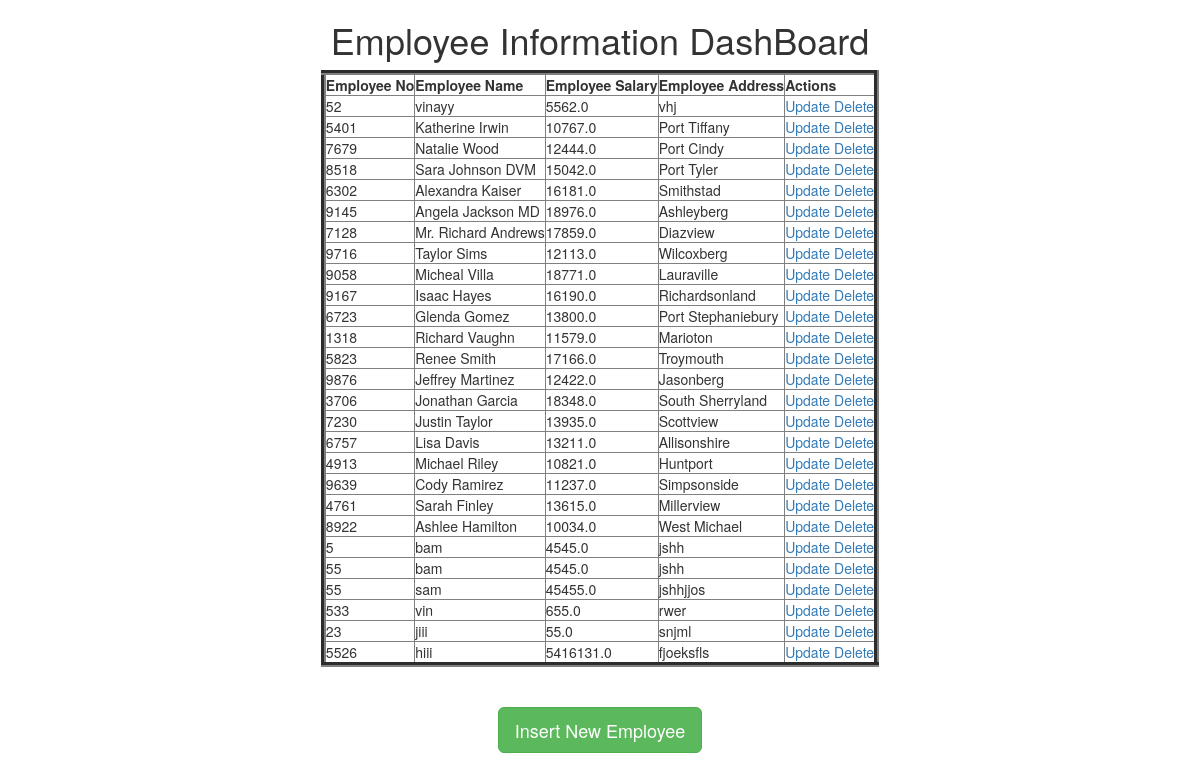
/re/, run on the app's committed database.
### testapp/models.py (models this page shows)
class Employee(models.Model):
    eno=models.IntegerField()
    ename=models.CharField(max_length=64)
    esal=models.FloatField()
    eaddr=models.CharField(max_length=256)

### testapp/views.py (the view)
# urls.py: path('re/', views.retrieve_view),
def retrieve_view(request):
    employees=Employee.objects.all()
    return render(request,'testingapp/index.html',{'employees':employees})

### crudfbvproject/templates/testingapp/index.html
<!DOCTYPE html>
{%extends 'testingapp/base.html'%}
    {%block body_block%}
    <h1>Employee Information DashBoard</h1>
    <table border='5'>
      <thead>
        <th>Employee No</th>
        <th>Employee Name</th>
        <th>Employee Salary</th>
        <th>Employee Address</th>
        <th>Actions</th>
      </thead>
      {% for emp in employees %}
      <tr>
        <td>{{emp.eno}}</td>
        <td>{{emp.ename}}</td>
        <td>{{emp.esal}}</td>
        <td>{{emp.eaddr}}</td>
        <td> <a href="/update/{{emp.id}}">Update</a> <a href="/delete/{{emp.id}}">Delete</a> </td>
      </tr>
      {%endfor%}
    </table><br><br>
    <a href="/create" class='btn btn-success btn-lg'>Insert New Employee</a>
    {%endblock%}

### crudfbvproject/templates/testingapp/base.html (shortened to what this page needs)
<!DOCTYPE html>
<html lang="en" dir="ltr">
  <head>
    <link rel="stylesheet" href="https://maxcdn.bootstrapcdn.com/bootstrap/3.3.7/css/bootstrap.min.css">
  </head>
  <body>
    <div class="container" align='center'>
      {%block body_block%}
      {%endblock%}
    </div>
  </body>
</html>

### data on the page
Employee: eno "52", ename "vinayy", esal "5562.0", eaddr "vhj"
Employee: eno "5401", ename "Katherine Irwin", esal "10767.0", eaddr "Port Tiffany"
Employee: eno "7679", ename "Natalie Wood", esal "12444.0", eaddr "Port Cindy"
Employee: eno "8518", ename "Sara Johnson DVM", esal "15042.0", eaddr "Port Tyler"
Employee: eno "6302", ename "Alexandra Kaiser", esal "16181.0", eaddr "Smithstad"
Employee: eno "9145", ename "Angela Jackson MD", esal "18976.0", eaddr "Ashleyberg"
Employee: eno "7128", ename "Mr. Richard Andrews", esal "17859.0", eaddr "Diazview"
Employee: eno "9716", ename "Taylor Sims", esal "12113.0", eaddr "Wilcoxberg"
Employee: eno "9058", ename "Micheal Villa", esal "18771.0", eaddr "Lauraville"
Employee: eno "9167", ename "Isaac Hayes", esal "16190.0", eaddr "Richardsonland"
Employee: eno "6723", ename "Glenda Gomez", esal "13800.0", eaddr "Port Stephaniebury"
Employee: eno "1318", ename "Richard Vaughn", esal "11579.0", eaddr "Marioton"
Employee: eno "5823", ename "Renee Smith", esal "17166.0", eaddr "Troymouth"
Employee: eno "9876", ename "Jeffrey Martinez", esal "12422.0", eaddr "Jasonberg"
Employee: eno "3706", ename "Jonathan Garcia", esal "18348.0", eaddr "South Sherryland"
Employee: eno "7230", ename "Justin Taylor", esal "13935.0", eaddr "Scottview"
Employee: eno "6757", ename "Lisa Davis", esal "13211.0", eaddr "Allisonshire"
Employee: eno "4913", ename "Michael Riley", esal "10821.0", eaddr "Huntport"
Employee: eno "9639", ename "Cody Ramirez", esal "11237.0", eaddr "Simpsonside"
Employee: eno "4761", ename "Sarah Finley", esal "13615.0", eaddr "Millerview"
Employee: eno "8922", ename "Ashlee Hamilton", esal "10034.0", eaddr "West Michael"
Employee: eno "5", ename "bam", esal "4545.0", eaddr "jshh"
Employee: eno "55", ename "bam", esal "4545.0", eaddr "jshh"
Employee: eno "55", ename "sam", esal "45455.0", eaddr "jshhjjos"
Employee: eno "533", ename "vin", esal "655.0", eaddr "rwer"
Employee: eno "23", ename "jiii", esal "55.0", eaddr "snjml"
Employee: eno "5526", ename "hiii", esal "5416131.0", eaddr "fjoeksfls"
